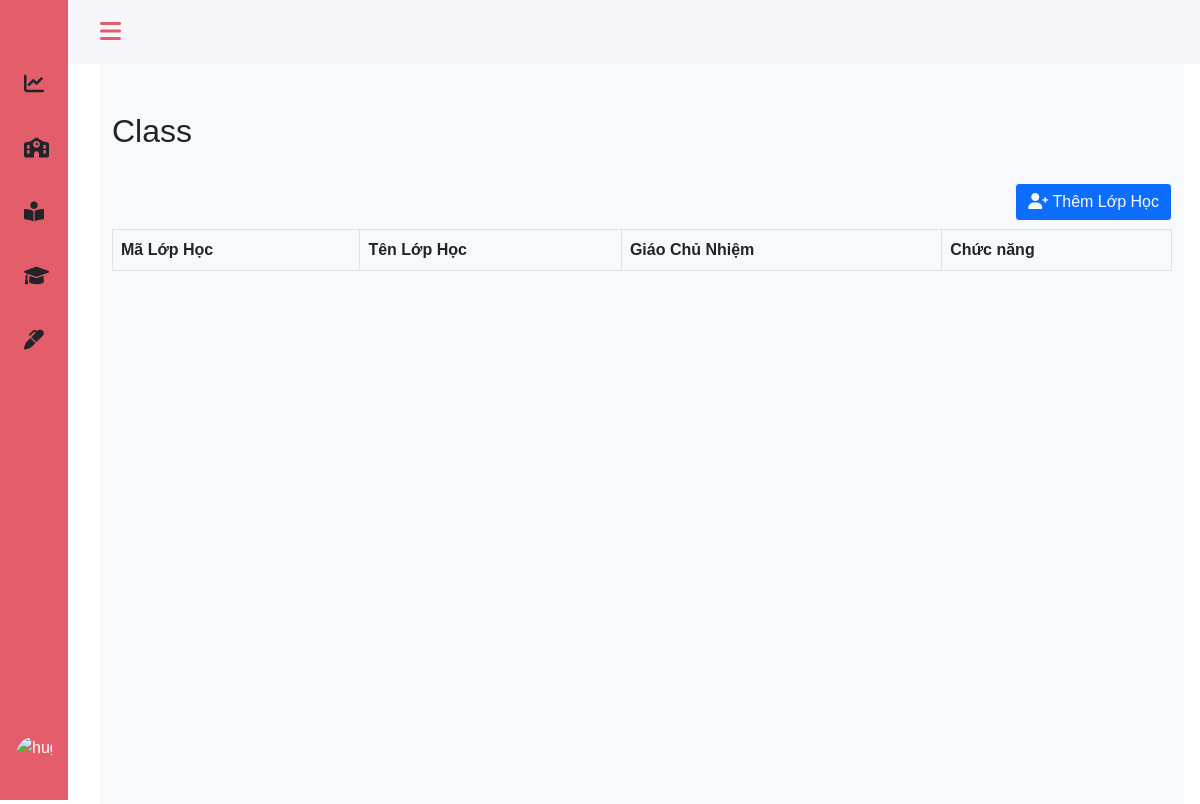
The page /admin/class.php on the database as committed earlier.
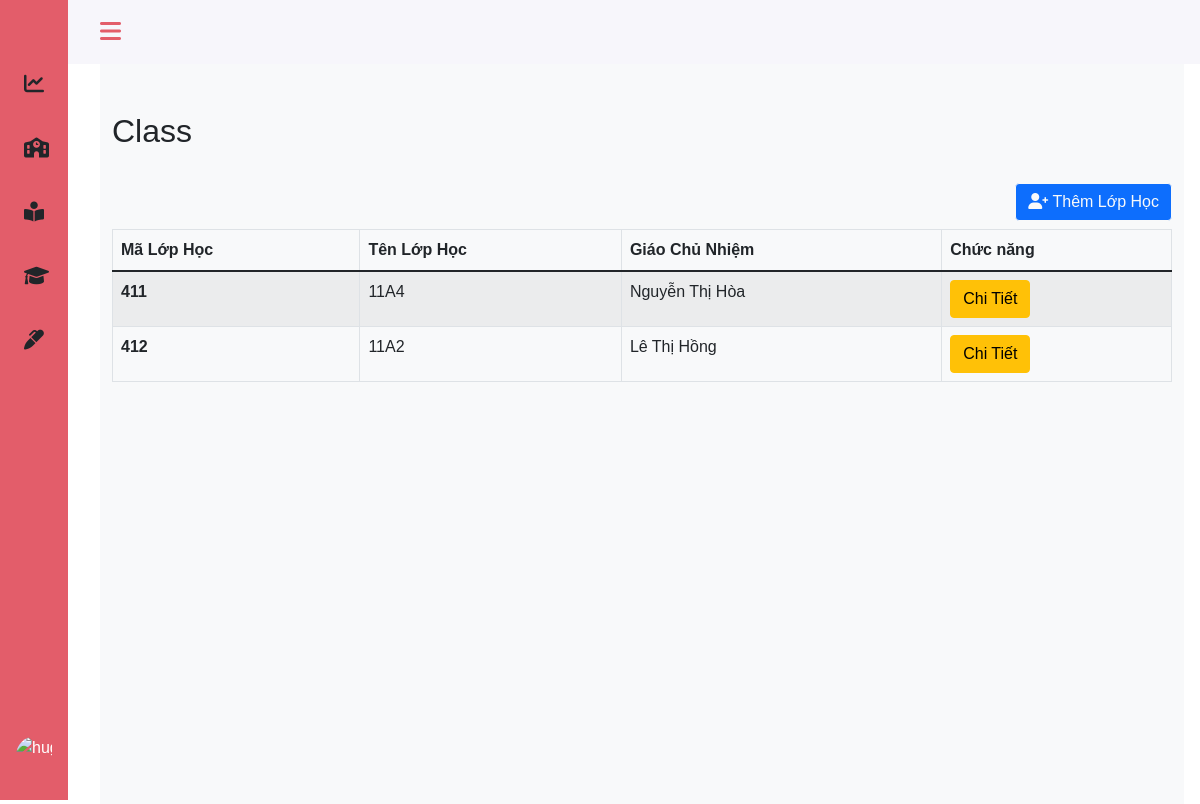
The same page on the database as committed later.
### tables this page shows
CREATE TABLE `classes` (
  `class_id` int(10) NOT NULL,
  `class_name` varchar(50) NOT NULL,
  `teach_id` int(11) NOT NULL
);

CREATE TABLE `teachers` (
  `teach_id` int(10) NOT NULL,
  `teach_name` varchar(30) NOT NULL,
  `teach_email` varchar(100) DEFAULT NULL,
  `teach_phone` tinytext NOT NULL,
  `teach_address` varchar(20) NOT NULL,
  `teach_gender` varchar(10) DEFAULT NULL,
  `teach_birth` date DEFAULT NULL,
  `sb_id` int(11) NOT NULL
);

### admin/class.php (the view, shortened to what this page needs)
<?php
include 'headerad.php';
?>
<main>
    <div class="height-100 bg-light">
        <div class="col py-3  ">
            <div class="container ">
                <div class="row mt-3 pt-3 border-bottom border-light">
                    <div class="col-md-6">
                        <h2>Class</h2>
                    </div>
                </div>
            </div>
            <div class="container-fluid py-3">
                <div class="row">
                    <div class="float-end py-2">
                        <a href="" class="btn btn-md btn-outline-light btn-primary float-end">
                            <i class="fas fa-user-plus"></i> Thêm Lớp Học
                        </a>
                    </div>
                </div>
                <table class="table table-hover table-striped table-bordered" id="example">
                    <thead>
                        <tr>
                            <th scope="col">Mã Lớp Học</th>
                            <th scope="col">Tên Lớp Học</th>
                            <th scope="col">Giáo Chủ Nhiệm</th>
                            <th scope="col">Chức năng</th>
                        </tr>
                    </thead>
                    <tbody>
                        <?php
                        include '../config.php';
                        $sql = "SELECT  cl.class_id, cl.class_name, t.teach_name FROM classes cl, teachers t
                            WHERE cl.teach_id = t.teach_id";
                        $result = mysqli_query($conn, $sql);
                        if (mysqli_num_rows($result) > 0) {
                            while ($row = mysqli_fetch_assoc($result)) {
                        ?>
                                <tr>
                                    <th scope="row"><?php echo $row['class_id']; ?> </th>
                                    <td><?php echo $row['class_name']; ?></td>
                                    <td><?php echo $row['teach_name']; ?></td>
                                    <td>
                                        <a class="btn btn-warning" href="">Chi Tiết</a>
                                    </td>
                                </tr>
                        <?php
                            }
                        }
                        ?>
                    </tbody>
                </table>
            </div>
        </div>
    </div>
</main>
<?php
include 'footerad.php';
?>

Rows that differ between the two databases and show on the page:
added classes: class_id "411", class_name "11A4", teach.teach_name "Nguyễn Thị Hòa"
added classes: class_id "412", class_name "11A2", teach.teach_name "Lê Thị Hồng"
